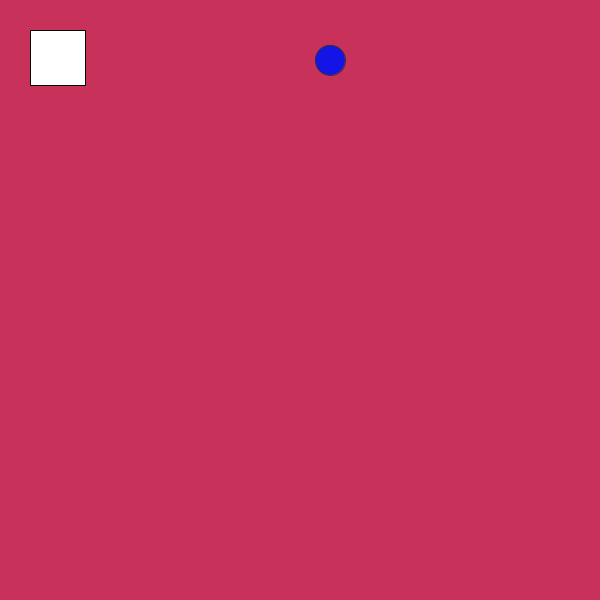
Frame 1 (no input)
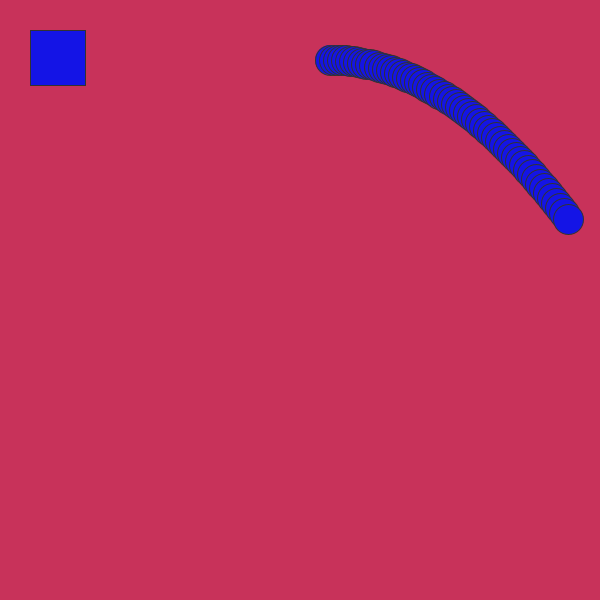
Frame 60 (the mouse pressed at the canvas centre just before this capture)
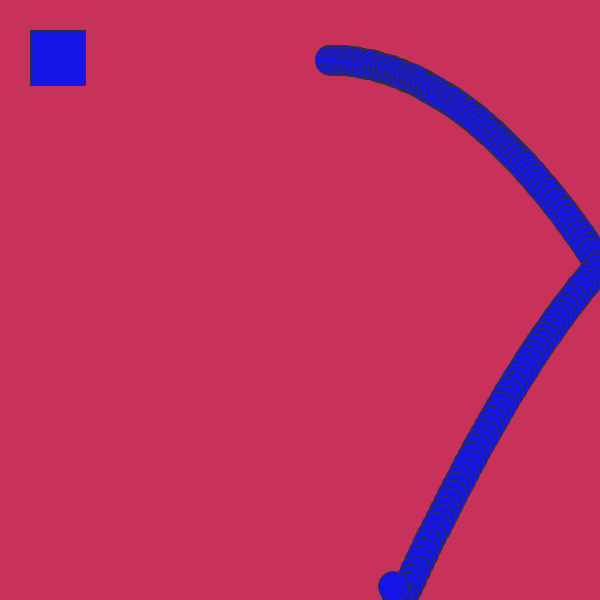
Frame 120 (the mouse held since frame 60 and released just before this capture)

The Processing sketch that drew these frames (run headless with seeded random() and noise(); from frame 60 on, the mouse is pressed at the canvas centre):

// Processing sketch: processing_54896
// ── processing_54896.pde

// declare some global variables
float x;
float y;
float spdX, spdY;
float w, h;
float gravity;
float damping;
float wind;
color strokeCol;
float friction;


void setup() {
  size(600, 600);
  

  
  background (200, 50, 90);

  smooth();
  // initialize some variables
  x = width/2;
  y = 30;
  spdX = 4.1;
  gravity = .09;
  damping = .75;
  wind += .002;
  friction = .75;
  spdY = 0;
  w = 30;
  h = 30;
  strokeCol = color(50);
}


void draw() {
  
  
  translate( 30, 30);
  rect( 0, 0, 55, 55);
  
    fill(100, 255, 0);
  stroke(strokeCol);

  fill( 20, 20, 230);
  
  
  ellipse(x, y, w, h);
  x += spdX;
  spdX += -wind;
  spdY += gravity;
  y += spdY;


  // when x is equal to the width fails

  if (x > width-w) {
    spdX *= -1;
    spdY *= damping;
    strokeCol = color(50);

  }

  if (x < 0) {
    spdX *= -1;
    strokeCol = color(50);

  }

  if (y > height-h) {
    y = height - h;
    spdY *= -1;
    spdY *= damping;
    spdX *= friction;
    strokeCol = color(50);
 
  }
  

  if (y < 0) {
    spdY *= -1;
    strokeCol = color(50);
    

  
 translate(width/2, height/2);
 
 float theta =0.0;
 float radius = 200.0;
 int shapeCount = 10;
 float shapeRadius = 40.0;
  for (int i=0; i<shapeCount; i++) {
    pushMatrix();
    translate(cos(theta)*radius, sin(theta)*radius);
    ellipse(0, 0, shapeRadius*2, shapeRadius*2);
    popMatrix();
    theta += TWO_PI/shapeCount;

  // for fading animation
  //fill(255, 90);
  //rect(0, 0, width, height);

  // no background at all equals painting system



  }
  }
}
